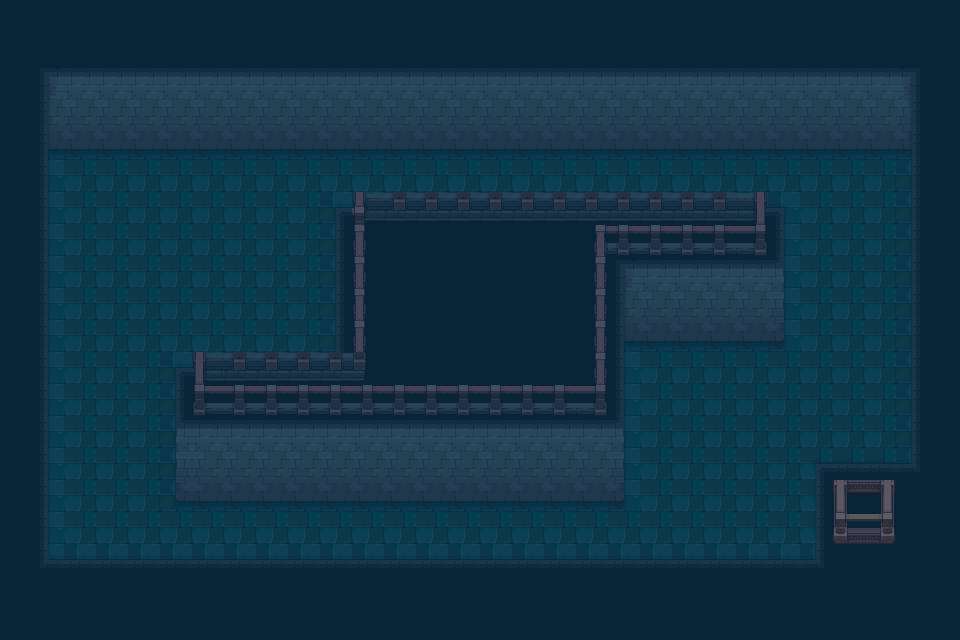

Below is a game level as drawn by its tile map, then a one-line description and the .tmx file that defines it, in full:
An orthogonal 30x20 tile map with 32x32 px tiles, 3 tile layers (floor, wall-1, wall-top), 3 tilesets.

<map version="1.8" tiledversion="1.9.2" orientation="orthogonal" renderorder="right-down" width="30" height="20" tilewidth="32" tileheight="32" infinite="0" nextlayerid="9" nextobjectid="10">
 <tileset firstgid="1" source="Tileset-Terrain.tsx" />
 <tileset firstgid="2401" source="Tileset-wall-1.tsx" />
 <tileset firstgid="2529" source="Tileset-wall-2.tsx" />
 <layer id="1" name="floor" width="30" height="20">
  <data encoding="csv">
567,567,567,567,567,567,567,567,567,567,567,567,567,567,567,567,567,567,567,567,567,567,567,567,567,567,567,567,567,567,
567,567,567,567,567,567,567,567,567,567,567,567,567,567,567,567,567,567,567,567,567,567,567,567,567,567,567,567,567,567,
567,567,567,567,567,567,567,567,567,567,567,567,567,567,567,567,567,567,567,567,567,567,567,567,567,567,567,567,567,567,
567,567,567,567,567,567,567,567,567,567,567,567,567,567,567,567,567,567,567,567,567,567,567,567,567,567,567,567,567,567,
567,567,567,567,567,567,567,567,567,567,567,567,567,567,567,567,567,567,567,567,567,567,567,567,567,567,567,567,567,567,
567,567,417,417,417,417,417,417,417,417,417,417,417,417,417,417,417,417,417,417,417,417,417,417,417,417,417,417,567,567,
567,567,417,417,417,417,417,417,417,417,567,567,567,567,567,567,567,567,567,567,567,567,567,567,567,417,417,417,567,567,
567,567,417,417,417,417,417,417,417,417,567,567,567,567,567,567,567,567,567,567,567,567,567,567,567,417,417,417,567,567,
567,567,417,417,417,417,417,417,417,417,567,567,567,567,567,567,567,567,567,567,567,567,567,567,567,417,417,417,567,567,
567,567,417,417,417,417,417,417,417,417,567,567,567,567,567,567,567,567,567,567,567,567,567,567,567,417,417,417,567,567,
567,567,417,417,417,417,417,417,417,417,567,567,567,567,567,567,567,567,567,567,567,567,567,567,567,417,417,417,567,567,
567,567,417,417,417,567,567,567,567,567,567,567,567,567,567,567,567,567,567,567,417,417,417,417,417,417,417,417,567,567,
567,567,417,417,417,567,567,567,567,567,567,567,567,567,567,567,567,567,567,567,417,417,417,417,417,417,417,417,567,567,
567,567,417,417,417,567,567,567,567,567,567,567,567,567,567,567,567,567,567,567,417,417,417,417,417,417,417,417,567,567,
567,567,417,417,417,567,567,567,567,567,567,567,567,567,567,567,567,567,567,567,417,417,417,417,417,417,417,417,567,567,
567,567,417,417,417,567,567,567,567,567,567,567,567,567,567,567,567,567,567,567,417,417,417,417,417,417,417,417,567,567,
567,567,417,417,417,417,417,417,417,417,417,417,417,417,417,417,417,417,417,417,417,417,417,417,417,417,417,417,567,567,
567,567,567,567,567,567,567,567,567,567,567,567,567,567,567,567,567,567,567,567,567,567,567,567,567,567,567,567,567,567,
567,567,567,567,567,567,567,567,567,567,567,567,567,567,567,567,567,567,567,567,567,567,567,567,567,567,567,567,567,567,
567,567,567,567,567,567,567,567,567,567,567,567,567,567,567,567,567,567,567,567,567,567,567,567,567,567,567,567,567,567
</data>
 </layer>
 <layer id="4" name="wall-1" width="30" height="20">
  <data encoding="csv">
2435,2435,2435,2435,2435,2435,2435,2435,2435,2435,2435,2435,2435,2435,2435,2435,2435,2435,2435,2435,2435,2435,2435,2435,2435,2435,2435,2435,2435,2435,
2435,2435,2435,2435,2435,2435,2435,2435,2435,2435,2435,2435,2435,2435,2435,2435,2435,2435,2435,2435,2435,2435,2435,2435,2435,2435,2435,2435,2435,2435,
2435,2452,2467,2467,2467,2467,2467,2467,2467,2467,2467,2467,2467,2467,2467,2467,2467,2467,2467,2467,2467,2467,2467,2467,2467,2467,2467,2467,2450,2435,
2435,2427,2483,2483,2483,2483,2483,2483,2483,2483,2483,2483,2483,2483,2483,2483,2483,2483,2483,2483,2483,2483,2483,2483,2483,2483,2483,2483,2426,2435,
2435,2443,2499,2499,2499,2499,2499,2499,2499,2499,2499,2499,2499,2499,2499,2499,2499,2499,2499,2499,2499,2499,2499,2499,2499,2499,2499,2499,2442,2435,
2435,2437,0,0,0,0,0,0,0,0,0,0,0,0,0,0,0,0,0,0,0,0,0,0,0,0,0,0,2433,2435,
2435,2437,0,0,0,0,0,0,0,0,2417,2403,2403,2403,2403,2403,2403,2403,2403,2403,2403,2403,2403,2403,2421,0,0,0,2433,2435,
2435,2437,0,0,0,0,0,0,0,0,2433,2435,2435,2435,2435,2435,2435,2435,2435,2435,2435,2435,2435,2435,2437,0,0,0,2433,2435,
2435,2437,0,0,0,0,0,0,0,0,2433,2435,2435,2435,2435,2435,2435,2435,2435,2452,2467,2467,2467,2467,2453,0,0,0,2433,2435,
2435,2437,0,0,0,0,0,0,0,0,2433,2435,2435,2435,2435,2435,2435,2435,2435,2427,2483,2483,2483,2483,2469,0,0,0,2433,2435,
2435,2437,0,0,0,0,0,0,0,0,2433,2435,2435,2435,2435,2435,2435,2435,2435,2443,2499,2499,2499,2499,2485,0,0,0,2433,2435,
2435,2437,0,0,0,2417,2403,2403,2403,2403,2418,2435,2435,2435,2435,2435,2435,2435,2435,2437,0,0,0,0,0,0,0,0,2433,2435,
2435,2437,0,0,0,2433,2435,2435,2435,2435,2435,2435,2435,2435,2435,2435,2435,2435,2435,2437,0,0,0,0,0,0,0,0,2433,2435,
2435,2437,0,0,0,2449,2467,2467,2467,2467,2467,2467,2467,2467,2467,2467,2467,2467,2467,2453,0,0,0,0,0,0,0,0,2433,2435,
2435,2437,0,0,0,2465,2483,2483,2483,2483,2483,2483,2483,2483,2483,2483,2483,2483,2483,2469,0,0,0,0,0,2417,2403,2403,2418,2435,
2435,2437,0,0,0,2481,2499,2499,2499,2499,2499,2499,2499,2499,2499,2499,2499,2499,2499,2485,0,0,0,0,0,2433,2435,2435,2435,2435,
2435,2437,0,0,0,0,0,0,0,0,0,0,0,0,0,0,0,0,0,0,0,0,0,0,0,2433,2435,2435,2435,2435,
2435,2420,2403,2403,2403,2403,2403,2403,2403,2403,2403,2403,2403,2403,2403,2403,2403,2403,2403,2403,2403,2403,2403,2403,2403,2418,2435,2435,2435,2435,
2435,2435,2435,2435,2435,2435,2435,2435,2435,2435,2435,2435,2435,2435,2435,2435,2435,2435,2435,2435,2435,2435,2435,2435,2435,2435,2435,2435,2435,2435,
2435,2435,2435,2435,2435,2435,2435,2435,2435,2435,2435,2435,2435,2435,2435,2435,2435,2435,2435,2435,2435,2435,2435,2435,2435,2435,2435,2435,2435,2435
</data>
 </layer>
 <layer id="6" name="wall-top" width="30" height="20">
  <data encoding="csv">
0,0,0,0,0,0,0,0,0,0,0,0,0,0,0,0,0,0,0,0,0,0,0,0,0,0,0,0,0,0,
0,0,0,0,0,0,0,0,0,0,0,0,0,0,0,0,0,0,0,0,0,0,0,0,0,0,0,0,0,0,
0,0,0,0,0,0,0,0,0,0,0,0,0,0,0,0,0,0,0,0,0,0,0,0,0,0,0,0,0,0,
0,0,0,0,0,0,0,0,0,0,0,0,0,0,0,0,0,0,0,0,0,0,0,0,0,0,0,0,0,0,
0,0,0,0,0,0,0,0,0,0,0,0,0,0,0,0,0,0,0,0,0,0,0,0,0,0,0,0,0,0,
0,0,0,0,0,0,0,0,0,0,0,0,0,0,0,0,0,0,0,0,0,0,0,0,0,0,0,0,0,0,
0,0,0,0,0,0,0,0,0,0,0,1252,1253,1253,1253,1253,1253,1253,1253,1253,1253,1253,1253,1305,0,0,0,0,0,0,
0,0,0,0,0,0,0,0,0,0,0,1351,1353,1353,1353,1353,1353,1353,1404,1453,1453,1453,1453,1405,0,0,0,0,0,0,
0,0,0,0,0,0,0,0,0,0,0,1351,1353,1353,1353,1353,1353,1353,1355,0,0,0,0,0,0,0,0,0,0,0,
0,0,0,0,0,0,0,0,0,0,0,1351,1353,1353,1353,1353,1353,1353,1355,0,0,0,0,0,0,0,0,0,0,0,
0,0,0,0,0,0,0,0,0,0,0,1351,1353,1353,1353,1353,1353,1353,1355,0,0,0,0,0,0,0,0,0,0,0,
0,0,0,0,0,0,1301,1253,1253,1253,1253,1302,1353,1353,1353,1353,1353,1353,1355,0,0,0,0,0,0,0,0,0,0,0,
0,0,0,0,0,0,1452,1453,1453,1453,1453,1453,1453,1453,1453,1453,1453,1453,1405,0,0,0,0,0,0,0,0,0,0,0,
0,0,0,0,0,0,0,0,0,0,0,0,0,0,0,0,0,0,0,0,0,0,0,0,0,0,0,0,0,0,
0,0,0,0,0,0,0,0,0,0,0,0,0,0,0,0,0,0,0,0,0,0,0,0,0,0,0,0,0,0,
0,0,0,0,0,0,0,0,0,0,0,0,0,0,0,0,0,0,0,0,0,0,0,0,0,0,1901,1905,0,0,
0,0,0,0,0,0,0,0,0,0,0,0,0,0,0,0,0,0,0,0,0,0,0,0,0,0,2052,2054,0,0,
0,0,0,0,0,0,0,0,0,0,0,0,0,0,0,0,0,0,0,0,0,0,0,0,0,0,0,0,0,0,
0,0,0,0,0,0,0,0,0,0,0,0,0,0,0,0,0,0,0,0,0,0,0,0,0,0,0,0,0,0,
0,0,0,0,0,0,0,0,0,0,0,0,0,0,0,0,0,0,0,0,0,0,0,0,0,0,0,0,0,0
</data>
 </layer>
</map>
